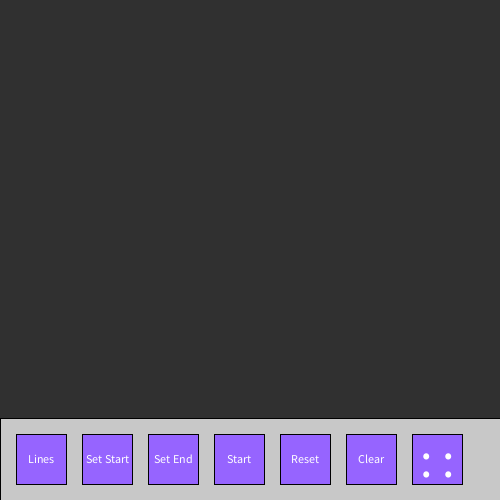
Frame 1 (no input)
Frame 60 (the mouse pressed at the canvas centre just before this capture): identical to frame 1, image omitted
Frame 120 (the mouse held since frame 60 and released just before this capture): identical to frame 1, image omitted

The Processing sketch that drew this single still picture (run headless with seeded random() and noise(); from frame 60 on, the mouse is pressed at the canvas centre):

// Processing sketch: visualDijkstra
// ── visualDijkstra.pde

//visual Dijkstra
/*TODO 

  stress test presetNodes function (there are bugged edgecases to find) - found and fixed
  add buttons to reset /clear canvas       - done
  animate the shortest path reveal - done 
  disable mouseover color changes during animation -done  
  create a way to reset the sim WITHOUT deleting the existing nodes and lines ( reset all estimates back to infinity) - done 
  try making the canvas green like a classicn blackboard / chalk board and an overall chalk aesthetic -done, meh
  the default stroke doesnt match the usual storke (line thickness on buttons changes after first click) - fix - done 
  brighten the canvas color so that the node stroke stands out more  - done

  change the way estimates appear on nodes

  add button to reduce delays / fast forward / step thru program
  buttons for presets / more presets (maybe with lines connecting them) - wip
  random nodes, lines and weights for random simulationss

  change the way textsize and nodesize and line thickness are determined to scale with canvas
  function to delete lines when clicked (without braking how weights are currently added
  add animation detail where the estimate under analyses is highlighted some way, such as changing font color

  add delays after certain steps to make more important steps stand out - wip
  shorten the delay that happens while the algo is choosing its next veretex -wip

  STEP BUTTON  button that is control of moving through the algo. each step needs instruction not wait time

  add feature that runs reset() automatically if start is pressed and the board hasnt been reset yet -done

  ...add more algorythms?

//*/

Map map;
boolean lineMode = false;
boolean addingWeight = false;
boolean settingStartNode = false;
boolean settingEndNode = false;
boolean started = false;
int currLine = -1;

int upperLimit;
int defaultTextSize = 30;

color canvas = #303030;  //canvas color   //originally it was 19, may drop it down to 25
color uiBar = #C8C8C8;

void setup(){
  size(500,500);
  background(canvas);
  
  map = new Map();
  textSize(defaultTextSize);

  lineMode = false;
  addingWeight = false;
  settingStartNode = false;
  settingEndNode = false;
  started = false;
  currLine = -1;

  setupUI();

}

void draw(){
  background(canvas);
  
  fill(uiBar);
  rect(0, upperLimit, width , height - upperLimit);

  map.show();
  showUI();

  UIfunctions();

  if(started){
   map.run();
  }

}

void mouseClicked() {
  if( !started){
    clickUI();
    // dont get to use buttons while the sim is running
    if(lineMode){
      map.addLine();
    }
    else if(settingStartNode && !setStartButton.mouseOver()){
      settingStartNode = !map.setStartNode();
      setStartButton.toggle = settingStartNode;
      //turn off the button if we successfully set a start node
    }
    else if(settingEndNode  && !setEndButton.mouseOver()){
      settingEndNode = !map.setEndNode();
      setEndButton.toggle = settingEndNode;
    }
    else if(map.getLine() != -1){
      addingWeight = true;
      currLine = map.getLine();
    }
    else{
      map.addNode(mouseX,mouseY);
      addingWeight = false;
      currLine = -1;
    }
  }
}

void keyPressed(){
  if( !started){
    typeUI();

    //if key is between 1 and 9 add it to the cell being edited
    if( 49 <= key && key <= 57 && addingWeight){
      map.lines.get(currLine).setWeight(key - 48); //convert char to int
      addingWeight = false;
      currLine = -1;
    }


    if( key == 'c'){
      map.clear();
      setup();
    }
    if( key == 'n'){
      map.presetNodes();
    }
    if( key == 'r'){
      map.reset();
    }
    if( key == 't'){
      map.testCase();
    }
  }
}

// ── Buttons.pde

class Button {
  int x, y, w;

  //default color
  color colour = color(150, 100, 255);
  color togglecolor = color(0,50,200);
  color txtColor = color(255);

  String name = new String(" ");
  int txtSize;

  boolean toggle = false;
  boolean prevToggle = false;

  //-------------------------------------------------------------------------------

  Button(int X, int Y, int W) {
    x = X;
    y = Y - W;
    w = W;
    txtSize = floor(w/2);
  }

  Button(int X, int Y, int W, String title) {
    x = X;
    y = Y - W;
    w = W;
    setText(title);
    txtSize = floor(w/4);
  }

  //-------------------------------------------------------------------------------

  void show() {
    strokeWeight(1);  // Default
    fill(colour);
    if(mouseOver() && !started){
      fill(color(170,100,255));   
    }
    stroke(0);
    
    if(toggle){
      fill(togglecolor);
    }

    rect(x, y, w, w);
    fill(txtColor);
    textSize(txtSize);
    textAlign(CENTER, CENTER);
    text(name, x + floor(w/2), y + floor(w/2));
    textSize(defaultTextSize);
  }

  boolean mouseOver() {
    if (x <= mouseX && mouseX <= x + w) {
      if (y <= mouseY && mouseY <= y + w) {
        return true;
      }
    }
    return false;
  }

  void toggle(){
    toggle = !toggle;
  }//needs to be a seperate function from click() to be used publicly

  void click(){
    if(mouseOver())
      toggle();
  }
  
  boolean toggled(){
    //for buttons which stay on until turned off
    // and we need to detect when the on/off state changes
    if(toggle != prevToggle){
      prevToggle = toggle;
      return true;
    }
    
    return false;
  }

  boolean ready(){
    if(toggle){
      toggle();
      return !toggle;
    }
    return false;
  }

  //-------------------------------------------------------------------------------
  
  void setTextSize(int temp) {
    txtSize = temp;
  }

  void setText(String title) {
    name = title;
  }

}

//toggle buttons
Button addLineButton;
Button setStartButton;
Button setEndButton;
Button startButton;

//instant buttons
Button resetButton, clearButton, presetButton, randomButton;

void setupUI(){
  
  int buttonW = floor(width / 10);
  int bufferSpace = floor(buttonW/3);
  upperLimit = height - (2*bufferSpace + buttonW);
  int buttonY = height - bufferSpace;

  addLineButton = new Button( bufferSpace, buttonY , buttonW, "Lines" );
  setStartButton = new Button( 2*bufferSpace + buttonW, buttonY , buttonW, "Set Start" );
  setEndButton = new Button( 3*bufferSpace + 2 *buttonW, buttonY , buttonW, "Set End" );
  startButton = new Button( 4*bufferSpace + 3 *buttonW, buttonY , buttonW, "Start" );

  resetButton = new Button( 5 * bufferSpace + 4 * buttonW, buttonY , buttonW, "Reset" );
  clearButton = new Button( 6 * bufferSpace + 5 * buttonW, buttonY , buttonW, "Clear" );
  presetButton = new Button( 7 * bufferSpace + 6 * buttonW, buttonY , buttonW, ": :" );
  presetButton.setTextSize(defaultTextSize + 20);
  //randomButton = new Button( 8 * bufferSpace + 7 * buttonW, buttonY , buttonW, "Reset" );
}

void showUI(){

  addLineButton.show();
  setStartButton.show();
  setEndButton.show();
  startButton.show();

  resetButton.show();
  clearButton.show();
  presetButton.show();
  //randomButton.show();

}

void UIfunctions(){

  startButtonFunction();
  addLineButtonFunction();
  setStartButtonFunction();
  setEndButtonFunction();

}

void clickUI(){

  startButton.click();
  addLineButton.click();
  setStartButton.click();
  setEndButton.click();

  if(resetButton.mouseOver()){
    map.reset();
  }

  if(clearButton.mouseOver()){
    map.clear();
  }

  if(presetButton.mouseOver()){
    map.presetNodes();
  }  

}

void typeUI(){
  if( key == 'l' || key == 'L' ){
    addLineButton.toggle();
    println("line mode: " + lineMode);
  }
  if( key == 's' || key == 'S' ){
    setStartButton.toggle();
  }
  if( key == 'e' || key == 'E' ){
    setEndButton.toggle();
  }

}

void addLineButtonFunction(){
  if(addLineButton.toggled()){
    lineMode = addLineButton.toggle;
    oneButton('l');
  }
}// function to run when addLine Button is clicked

void setStartButtonFunction(){
  if(setStartButton.toggled()){
    settingStartNode = setStartButton.toggle;
    oneButton('s');
  }
}// function to run when setStartButton is clicked

void setEndButtonFunction(){
  if(setEndButton.toggled()){
    settingEndNode = setEndButton.toggle;
    oneButton('e');
  }
}// function to run when addLine Button is clicked

void startButtonFunction(){
  if(startButton.toggled()){
    started = startButton.toggle;
    oneButton('g');
    map.startDijkstra();
    if(map.running){
      map.reset();  //make sure all nodes are unexplored so simulation can run properly
      started = true;
    }
    else 
      oneButton('n');
  }
}

void oneButton(char choice){

  if(map.currL != -1){
    map.nodes.get(map.currL).considering = false;
    map.currL = -1;
  }

  //----------------------------------------------

  if(choice != 'l'){
    addLineButton.toggle = false;
    addLineButton.prevToggle = false;
    lineMode = false;
  }

  if(choice != 's'){
    setStartButton.toggle = false;
    setStartButton.prevToggle = false;
    settingStartNode = false;
  }

  if(choice != 'e'){
    setEndButton.toggle = false;
    setEndButton.prevToggle = false;
    settingEndNode = false;
  }

  if(choice != 'g'){
    startButton.toggle = false;
    startButton.prevToggle = false;
    started = false;
  }

  println("one button: " + choice);

  //could store the currently active button globally so that I can turn that one off specifically 
  //instead of turning off each button i am not using
}
// ── dijkstra.pde


class Dijkstra {
    
    ArrayList<Node> nodes;
    ArrayList<Line> lines;

    int startNode, endNode;
    int currentNode;

    int number_of_lines_coming_from_current_node;
    int inspectedRoutes;
    int current_line;

    Dijkstra(ArrayList<Node> N, ArrayList<Line> L ){
        nodes = N;
        lines = L;

        startNode = getStartNode();
        endNode = getEndNode();
        currentNode = startNode;

    } //constructor

    //------------------------------------------------

    ArrayList<Node> getNodes(){
        return nodes;
    }

    ArrayList<Line> getLines(){
        return lines;
    }

    //------------------------------------------------

    int getStartNode(){
        // retrun the node marked as starting point if one exists
        for(int i = 0; i < nodes.size() ; i++ ){
            if(nodes.get(i).startingNode)
                return i;   
        }
        return -1;
    }

    int getEndNode(){
        //
        for(int i = 0; i < nodes.size() ; i++ ){
            if(nodes.get(i).endNode)
                return i;   
        }
        return -1;
    }

    //------------------------------------------------

    int run(int subStep){
        //highlight the lines connected to the current Node
        int nextStep = 2;
        if(subStep == 1){
            println("current node = " + currentNode); 

            if( readyToStart() ) {
                //currentNode = startNode;
                number_of_lines_coming_from_current_node = highlightConnectedLines(true);
                inspectedRoutes = 0;
            }            
        }

        else if( subStep == 2 ){
            //remove highlights from all but one and check out the end of that line
            highlightConnectedLines(false);
            
            int found = 0;
            for(int i = 0; i < lines.size(); i++ ){
                Line curr = lines.get(i);
                if( curr.weight == 0 )
                    break; // unfinished line
                if(curr.node1 == currentNode || curr.node2 == currentNode){
                    //
                    found++;
                    if(found > inspectedRoutes){
                        lines.get(i).highlight();
                        current_line = i;
                        nodes.get(getDestination(current_line)).considering = true;
                        i = lines.size();
                    }
                }
            }
            nextStep++;
        }

        else if( subStep == 3) {
            //follow the currentLine and update the estimate
        
            Line curr = lines.get(current_line);

            //
            int destination  = getDestination(current_line);

            //now we have our destination and our currentNode
            
            int estimate = nodes.get(destination).shortestPathValue;
            
            int newEstimate = nodes.get(currentNode).shortestPathValue + curr.weight;

            if(newEstimate < estimate ){ 
                estimate = newEstimate;
                nodes.get(destination).shortest_path = current_line;
            }
            nodes.get(destination).shortestPathValue = estimate;
        
            nodes.get(destination).considering = false;

            inspectedRoutes++;
            if(number_of_lines_coming_from_current_node >= inspectedRoutes)
                nextStep = 2;
            else 
                nextStep = 4;
            //

        }

        else if (subStep == 4){
            //Ok so I can update estimates for the nodes connected to current node

            //now I need to choose the next vertex 
            nodes.get(currentNode).considering = false;
            nodes.get(currentNode).explored = true;

            int min = 1000;
            int nextNode = startNode;

            for(int i = 0; i < nodes.size(); i++){
                //
                if(nodes.get(i).shortestPathValue < min && i != startNode){
                    //
                    if(nodes.get(i).explored == false){
                        min = nodes.get(i).shortestPathValue;
                        nextNode = i; 
                        nextStep = 1;               
                    }
                    else 
                        nextStep = 5;
                
                }
            
            }

            currentNode = nextNode;

            nodes.get(currentNode).considering = true;                      
        
        }

        else if (subStep == 5){
            //end checks
            nodes.get(map.startingNode).explored = true;
            boolean done = true;
            for(int i = 0; i < nodes.size(); i++){
                //
                if(nodes.get(i).explored == false){
                    done = false;
                    currentNode = i;
                    println("Step 5 is sending search to node: " + currentNode);
                }

            }
        
            started = !done;
            if(done){
                currentNode = map.endNode;
                int path = nodes.get(currentNode).shortest_path; //shortest path to this node
                lines.get(path).highlight = true;

                int stop = 2;
                for(int i = 0; i < stop; i++){
                    currentNode = getDestination(path);
                    if(currentNode != map.startingNode){
                        path = nodes.get(currentNode).shortest_path; //shortest path to this node
                        lines.get(path).highlight = true;
                    }
                    else
                        stop++;              
                
                }
            
            
            
            }
        }

        return nextStep;
    }
    
    //------------------------------------------------

    boolean readyToStart(){
        //  
        if( startNode != -1 && endNode != -1 ) 
            return true;
    
        return false;    
    }

    int highlightConnectedLines(boolean on){
        int count  = 0;
        for(int i = 0; i < lines.size(); i++ ){
            Line curr = lines.get(i);
            if( curr.weight == 0 )
                break; // unfinished line
            if(curr.node1 == currentNode || curr.node2 == currentNode){
                //
                lines.get(i).highlight = on;
                count++;
            }
        }

        return count;
    
    }
    
    int getDestination(int line){

        Line curr = lines.get(line);

        if (curr.node1 == currentNode ){
            return curr.node2;
        }
        else {
            return curr.node1;
        }
    
    }
}

//update estimates and choose next vertex
// ── map.pde

class Map{
  int w,h;
  int radius;
  ArrayList<Node> nodes = new ArrayList<Node>();
  ArrayList<Line> lines = new ArrayList<Line>();
  int currL = -1;

  Dijkstra algo;
  boolean running = false;
  int subStep = 1;

  int startingNode = -1;
  int endNode = -1;

  boolean adding_preset = false;

  Map(){
    w = width;
    h = height;
    Node temp = new Node(0,0);
    radius = temp.radius;
  }
  
  void addNode(int x, int y){
    int n = getNode();       // return -1 or the node currently under the mouse curser
    if( n != -1 && !adding_preset){
      nodes.remove(n);
      reset(); //if the map changes then the shortest path highlight should be removed
      //remove any lines connected to this node
      for(int i = 0; i < lines.size(); i++){
        Line curr = lines.get(i);
        int node1 = curr.node1;
        int node2 = curr.node2;

        if(node1 == n || node2 == n){
          lines.remove(i);
          println("removed pair: " + node1 + ", " + node2);
          i--;
        }
      }

      for(int i = 0; i < lines.size(); i++){
        Line curr = lines.get(i);
        int node1 = curr.node1;
        int node2 = curr.node2;
        
        if( node1 > n)
          node1--;
        if(node2 > n){
          node2--;
        }

        lines.get(i).updateIndex(node1, node2);

      }
    }
    else{
      if( y + floor(radius/2) < upperLimit){
        nodes.add(new Node(x,y));
        reset(); //if the map changes then the shortest path highlight should be removed
      }
    }
  }
  
  void addLine(){
    int n = getNode();
    if( currL == -1 ){
      currL = n;          //store this node
      if(n != -1)
        nodes.get(n).considering = true;
      currL++;
      println("node1: " + currL);
      currL--;
    }
    else{
      //now currL should connect to node n 
      if(currL != n && n != -1){
        int node1 = currL;
        int node2 = n;
        currL = -1;
        //now I need to add an intruction somehow that there is a line here

        nodes.get(node1).considering = false;
        //check if this line already exists before adding it
        for(int i = 0; i < lines.size(); i++){
          Line curr = lines.get(i);

          int n1 = curr.node1;
          int n2 = curr.node2;

          if(node1 == n1 || node1 == n2){
            if(node2 == n1 || node2 == n2){
              node1++;node2++; // increase each by one only to make the following print statement more intuitive
              println("line already exists between nodes: " + node1 + " & " + node2);  
              return;
            }
          }


        }

        lines.add(new Line(node1,node2));
        lines.get(lines.size()-1)
        .setNodes(nodes.get(node1).position(), nodes.get(node2).position());
         // give the new line the Pvectors of it's nodes
         node1++;node2++; // increase each by one only to make the following print statement more intuitive
        println("line added between nodes: " + node1 + " & " + node2);    
      }
    }
  }

  void show(){

    int countL = lines.size();
    for(int i = 0; i < countL; i++){
      lines.get(i).show();
    }

    int count = nodes.size();
    for(int i = 0; i < count; i++){
      nodes.get(i).show(i);
    }
  }

  boolean mouseOver(){
    for(int i = 0; i < nodes.size(); i++){
      if(nodes.get(i).mouseOver())
        return true;
    }

    return false;
  }

  int getNode(){
    int count = nodes.size();
    for(int i = 0; i < count; i++){
      if(nodes.get(i).mouseOver())
        return i;
    }

    return -1;
  }

  int getLine(){
    int count = lines.size();
    for(int i = 0; i < count; i++){
      if(lines.get(i).mouseOver())
        return i;
    }

    return -1;
  }

  boolean setStartNode(){
    int curr = getNode();
    if(curr != -1){
      for(int i = 0; i < nodes.size(); i++){
        if(nodes.get(i).startingNode){
          nodes.get(i).startingNode = false;
          nodes.get(i).shortestPathValue = 10000; 
          //since the map stored the starting Node maybe I just target that one instead of searching
        }
      }
      if(nodes.get(curr).endNode)
        return false;
      nodes.get(curr).setAsStartNode();
      startingNode = curr;
      return true;
    }
    return false;
  }

  boolean setEndNode(){
    int curr = getNode();
    if(curr != -1){
      for(int i = 0; i < nodes.size(); i++){
        if(nodes.get(i).endNode)
          nodes.get(i).endNode = false;
      }
      if(nodes.get(curr).startingNode)
        return false;
      nodes.get(curr).setAsEndNode();
      endNode = curr;
      return true;
    }
    return false;
  }

  //---------------------------------------------------------------------------------

  void startDijkstra(){
    //
    algo = new Dijkstra(nodes, lines);
    if(algo.readyToStart())
      running = true;  
  }

  void run(){
    int temp = algo.run(subStep);
    subStep = temp;

    lines = algo.getLines();
    nodes = algo.getNodes();

    if( subStep != 1)
      delay(1000);
  }

  void clear(){
    //
    if(!started && !running){
      nodes = new ArrayList<Node>();
      lines = new ArrayList<Line>();
    }

  
  }

  void presetNodes(){
    //
    clear(); //delete all lines and nodes currently on the board
    int halfX = floor(width / 2);  
    int x = halfX / 2;
    int h = upperLimit;
    int halfY = floor(h/2);
    int y = halfY/2;

    adding_preset = true; // this tells the addNode function to skip the mouseposition check since we dont want to be removing nodes rn
    addNode( x, y);
    addNode( x + halfX, y);
    addNode( x, y + halfY);
    addNode( x + halfX, y + halfY);
    adding_preset = false;
  
  }

  void reset(){
    subStep = 1;
    int max = nodes.size();
    if( lines.size() > max){
      max = lines.size();
    } // if there are more lines than nodes, use that as max

    for(int i = 0; i < max; i++){ //using this 'max' operator and the if statements saves me using two seperate for loops
      //
      if( i < nodes.size() ) {         //dont work on the nodes array if we are out of its bounds
        //TODO this can be a node member function rather than saying get(i) repeatedly.
        nodes.get(i).shortestPathValue = 10000;
        nodes.get(i).shortest_path = -1;
        if(nodes.get(i).startingNode){
          nodes.get(i).setAsStartNode();
        }
        nodes.get(i).explored = false;
        nodes.get(i).considering = false;
      }
      if( i < lines.size() )          //dont work on the lines array if we are out of its bounds
        lines.get(i).highlight = false;
    }
  }

  void testCase(){
    presetNodes(); // clear board and add 4 nodes in square pattern
    int node1 = 0; 
    int node2 = 1;

    int shortVal = 2; //this preset has a pretty straightforward normal path 
    int longVal = 8;  //and a path that is fewer lines but greater weight

    while(node2 < nodes.size()){
      
      lines.add(new Line(node1,node2));
      lines.get(lines.size()-1)
        .setNodes(nodes.get(node1).position(), nodes.get(node2).position());

      lines.get(lines.size()-1).setWeight(shortVal);
      node1++;
      node2++;
    } // this loop connects all the nodes in a zig zag pattern with weight 2

    node1 = 1; 
    node2 = 3;
    nodes.get(0).setAsStartNode();
    startingNode = 0;
    endNode = node2;
    nodes.get(node2).setAsEndNode();

    //set the starting and end nodes before adding decoy paths
    
    for(int i = 0; i != 2; i++){
      //
      lines.add(new Line(node1,node2));
      lines.get(lines.size()-1)
        .setNodes(nodes.get(node1).position(), nodes.get(node2).position());
      lines.get(lines.size()-1).setWeight(longVal);
      if(longVal != 9)
        longVal++;
      node1--;
      node2--;
    }

  }
}

// ── node.pde

class Node{
  int x,y;
  int radius = 65;
  int txtSize = defaultTextSize + 5;

  boolean startingNode = false;
  boolean endNode = false;
  boolean considering = false;
  boolean explored = false;

  int shortestPathValue = 10000; //infinity till made shorter
  int shortest_path;
  
  color fill = color(60,110,200); //default color
  
  Node(int X, int Y){
    x = X;
    y = Y;
  } // constructor

  int getRadius(){
    return radius;
  }
  
  void show(int val){
    //first pick the right fill color for this node
    //default
    fill(fill);

    if(startingNode)
      fill(color(150,30,30));//start node highlighted red
    else if (endNode)
      fill(color(30,150,30));//end node highlighted green

    //(node) outline color and width
    stroke(0);
    strokeWeight(2);  // Default width 2, color is black (0)

    if(mouseOver() && !started)   //if the mouse is above this node, and the algo isnt currently running
      stroke(255);                //make the outline white(255) as visual feedback. 
    if(considering)             
      stroke(color(250, 190, 0)); //if the algorythm is currently considering this node, make outline gold
    
    circle(x, y, radius); //draw the node with chosen details
    
    // display the text on the node in white 
    fill(255);
    textAlign(CENTER, CENTER);
    val++;

    textSize(txtSize);
    int yMargin = 15;
    text(val, x, y - yMargin);

    if( shortestPathValue >= 1000)
      text('∞', x, y + yMargin);
    else
      text(shortestPathValue, x, y + yMargin);
    
    textSize(defaultTextSize);
  }
  
  boolean mouseOver(){

    //distance measure between node and mouse coords
    
    int distX = (mouseX - x);
    int distY = (mouseY - y);

    //if the value is below 0, flip sign

    if(distX < 0)
      distX = distX * -1;
    if(distY < 0)
      distY = distY * -1;
    
    // if the distance from node centre to mouse is less than the radius 

    if ( distX <= radius && distY <= radius){
      return true;  //then the mouse must be above this node
    }
    
    return false;
  }

  PVector position(){
    PVector temp = new PVector(x,y);
    return temp;
  }

  void setAsStartNode(){
    startingNode = true;
    explored = true;
    shortestPathValue = 0;
  }

  void setAsEndNode(){
    endNode = true;
  }

}

class Line{
  int node1, node2; //index of the connected nodes in the map's "nodes" arraylist
  PVector n1, n2;   //the x and y postion of the connected nodes
  int weight = 0;   //the value / weight / time assigned to this node
  int txtSize = floor(width / 25 );
  
  boolean highlight;//is this line supposed to be highlighed

  Line(int n1, int n2){
    node1 = n1;
    node2 = n2;
  } // constructor

  void show(){
    //default color of the text and the line ( white and dark grey)
    fill(255);
    stroke(100);
    strokeWeight(16);  // Thick line

    if(highlight){     //if the line is being highlighted by the algorythm
      stroke(color(255,190,0)); //gold line
      fill(0);                  //black text
    }
    else if(mouseOver()  && !started){  //if the mouse is above this line, and the algo isnt currently running
      stroke(255); //white line
      fill(0);     //black text 
    }

    line(n1.x, n1.y, n2.x, n2.y); //draw line connecting the centre of the two nodes

    float slope = getSlope();     // using the slope of this line
    int xMid = floor((n2.x + n1.x) / 2 );
    int yMid = floor((n2.y + n1.y) / 2 ); //get the x and y midpoint of the line
    
    if(weight != 0){            //if the line has been assigned a weight
      textSize(txtSize);
      text(weight, xMid, yMid); //display it at the centre of the line 
    }
    //close show
  }

  int getDist(){
    float displacement = sqrt( sq(n2.x - n1.x) + sq(n2.y - n1.y)  );

    int dist = floor( displacement );

    return dist;
  }

  float getSlope(){
    float m = ( n2.y - n1.y ) / ( n2.x - n1.x );
    
    return m;
  }
  
  void setNodes(PVector NODE1, PVector NODE2){
    n1 = NODE1;
    n2 = NODE2;
  }

  void updateIndex(int newNode1, int newNode2){
    node1 = newNode1;
    node2 = newNode2;
  }

  boolean mouseOver() {
    int margin = 10;
    float x1 = n1.x;
    float y1 = n1.y;
    float x2 = n2.x;
    float y2 = n2.y;

    float dx = x2 - x1;
    float dy = y2 - y1;

    float lengthSquared = sq(dx) + sq(dy);

    // How far along the line is the closest point?
    float t = ((mouseX - x1) * dx + (mouseY - y1) * dy)/ lengthSquared;

    // Clamp it so we're only checking between n1 and n2
    t = constrain(t, 0, 1);

    // Closest point on the line
    float closestX = x1 + t * dx;
    float closestY = y1 + t * dy;

    // Is mouse within margin pixels of line?
    return dist(mouseX, mouseY, closestX, closestY) < margin;
  }

  void setWeight(int w){

    weight = w;
    if(9 < weight)
      weight = 0;
    println("Line weight set to: " + weight);
  }

  void highlight(){
    highlight = !highlight;
  }
}
